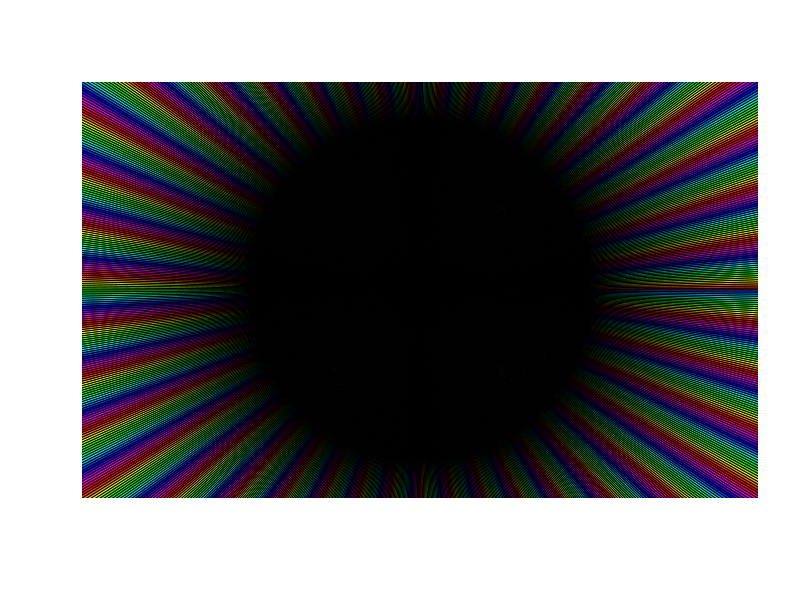

R code for this plot:
print("Hello world")
test = "10"
#test = test + 1
#repeat{
  print(test)
#}



require(grDevices)
pie(rep(1, 1024), col = rainbow(24), radius = 10) #col == vector 
#values moga przekraczać zbiór danych bez błędu, powtarza dane 

test2 = 1000 ** 100
print(test2)

vector = c("asdf", "qwerty","zxcv") #indexy są od 1 
print(vector) 
